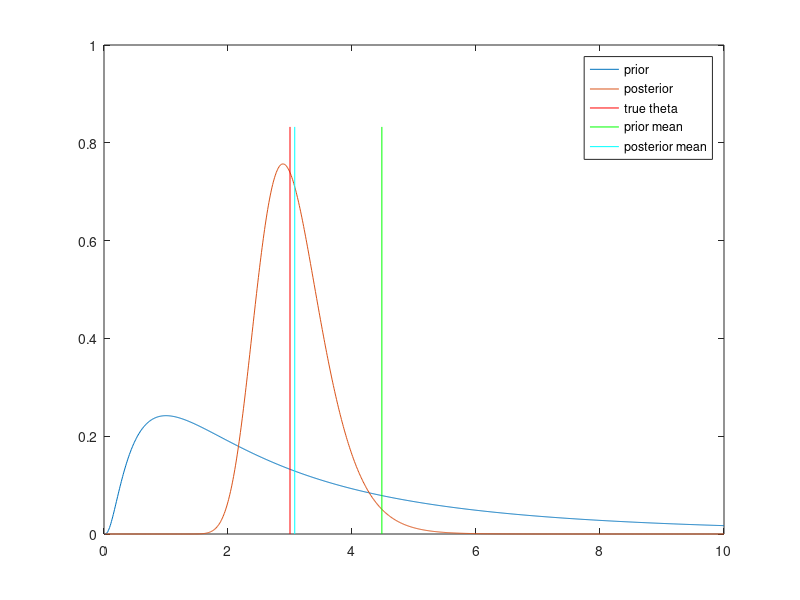

Write the MATLAB code that produced this figure.
% Example of Bayesian estimation
% sampling from exponential(theta) distribution
% lognormal prior

% Shows how likelihood, joint, marginal likelihood,
% and posterior are formed, and how posterior can be
% integrated to get posterior mean

% explore different sample sizes, different true thetas


function BayesExample1

    close all;

    n = 30;   % sample size
    theta = 3; % true theta
    y = exprnd(theta*ones(n,1)); % sample from exponential(theta)

    % make plots
    thetas =linspace(0.01,10,1000);
    delta = thetas(:,2)-thetas(:,1);
    thetas = thetas;
    p = prior(thetas);
    post = posterior(y, thetas);
    plot(thetas', [p' post']);

    hold on;

    % get posterior mean by another crude numeric integration
    posteriormean = sum(thetas.*post*delta,2);
    priormean = exp(1.5); % this is the mean of lognormal exp(mu+sig^2/2)
    fprintf('Posterior mean: %f\n', posteriormean);
    h = 1.1*max(post); % height of lines, a little more than height of posterior
    plot([theta; theta], [0; h], 'r');
    plot([priormean; priormean], [0; h], 'g');
    plot([posteriormean; posteriormean], [0; h], 'c');
    legend('prior', 'posterior', 'true theta', 'prior mean', 'posterior mean');
    %print -dpng BayesExampleN10.png;
end

% the prior is lognormal
function p = prior(theta)
    p = lognpdf(theta, 1, 1);
end

% the likelihood function
function dens = likelihood(y, theta)
    theta = repmat(theta, size(y,1), 1);
    y = repmat(y, 1, size(theta,2));
    dens = (1./theta).*exp(-y./theta);
    dens = prod(dens); % independent obsn
end

% joint is prior X likelihood
function dens = joint(y, theta)
    l = likelihood(y, theta);
    p = prior(theta);
    dens = l.*p;
end


% compute marginal likelihood of Y by integrating out theta (crude, only illustrative)
function dens = marginal(y);
    thetas = linspace(0.01,10,1000); % set up a grid
    delta = thetas(2)-thetas(1); % the step size of the grid
    R = size(thetas,2);
    temp = zeros(R,1);
    % evaluate joint on grid
    for r = 1:R
        theta = thetas(:,r);
        temp(r,:) = joint(y, theta);
    end
    % crude numeric integration, sum height X width
    dens = sum(delta*temp);
end

% the posterior, by Bayes' Law
function dens = posterior(y, theta)
    m = marginal(y);
    j = joint(y, theta);
    dens = j ./ m;
end

